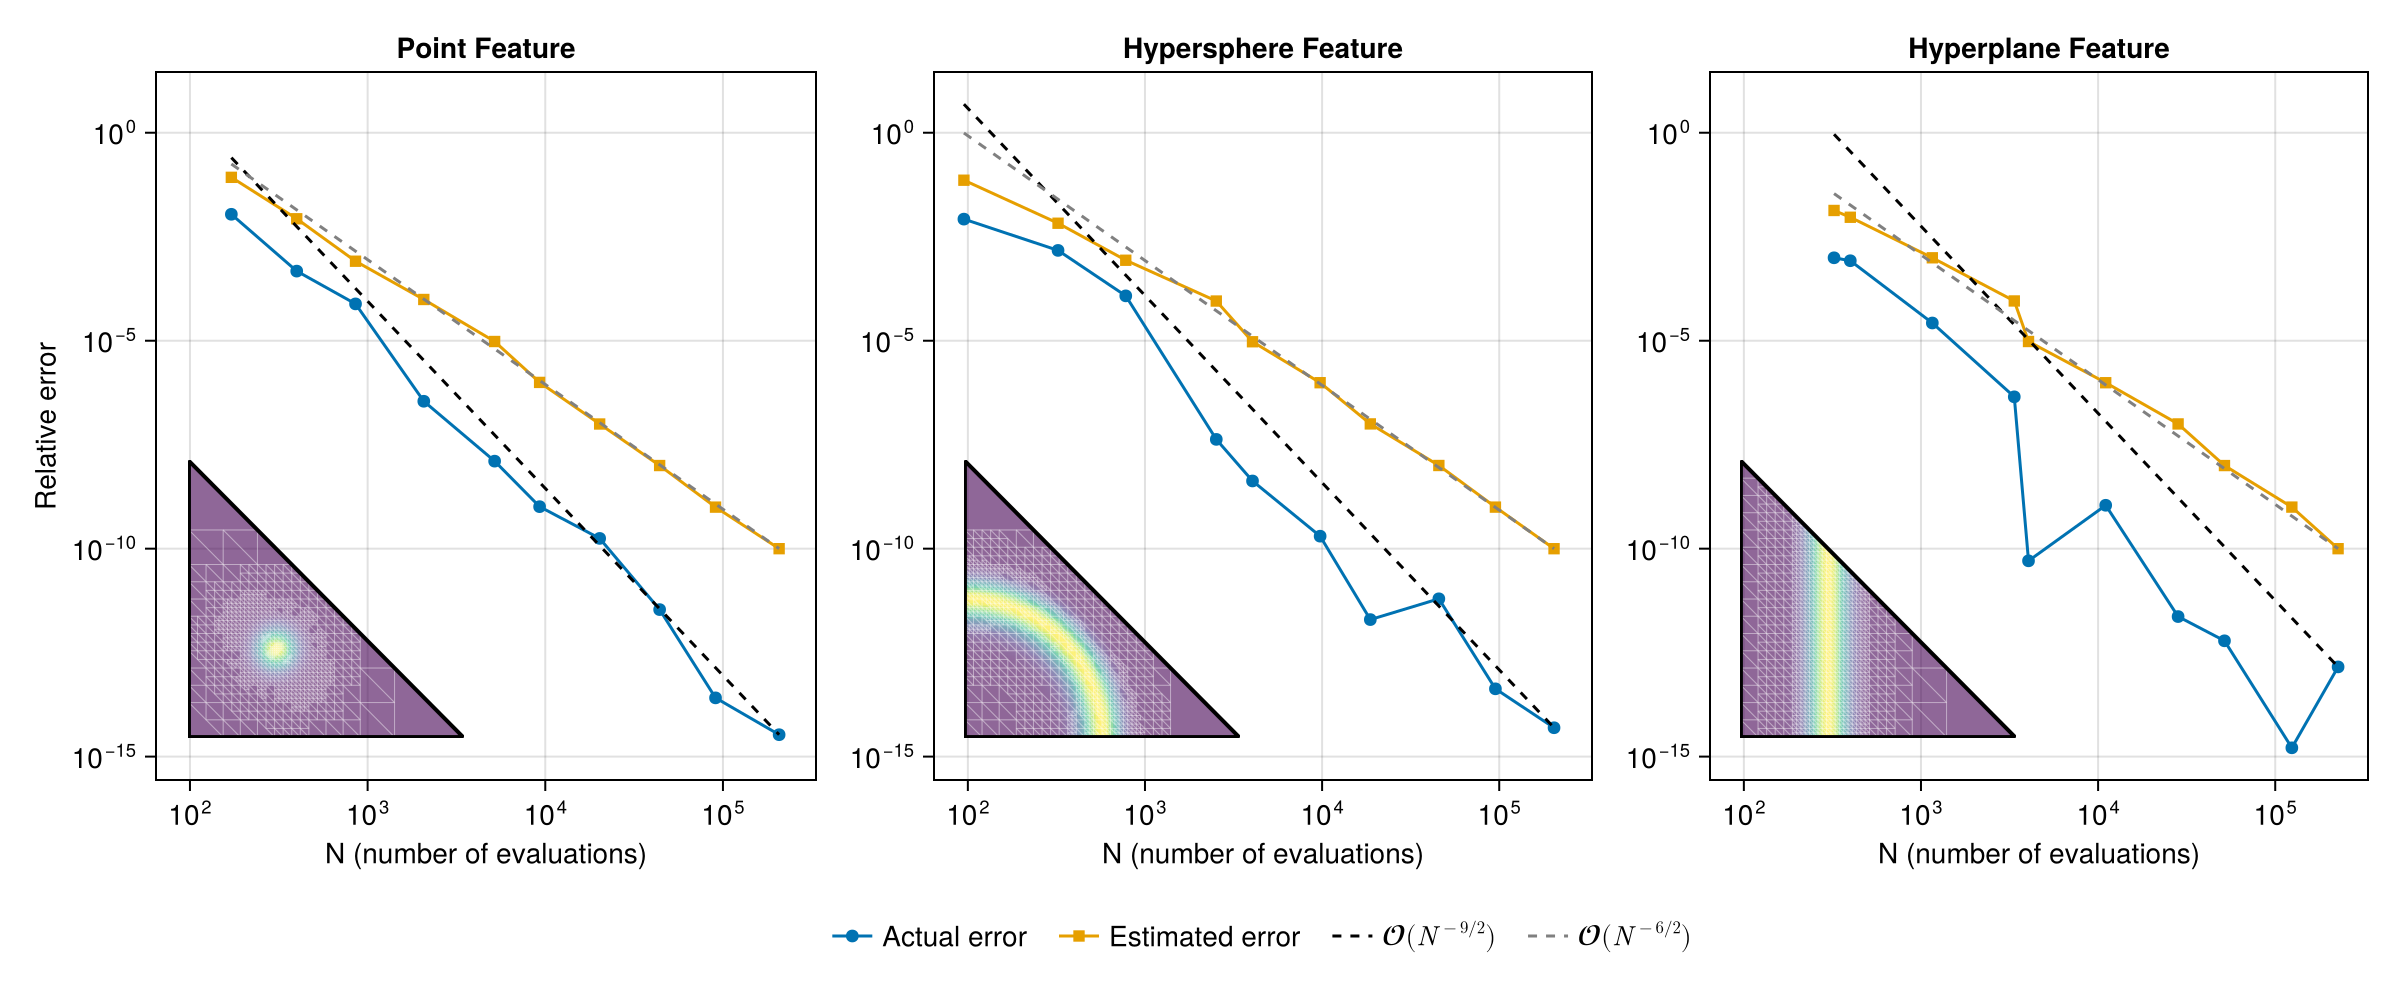

Source code (Julia):
using HAdaptiveIntegration: integrate, Triangle, allocate_buffer
using HAdaptiveIntegration.Rule: RadonLaurie, embedded_cubature, orders
using CairoMakie
using StaticArrays
using LinearAlgebra

include("util.jl")

const QRULE = RadonLaurie()

function reference(f)
    ec = embedded_cubature(QRULE)
    dom = Triangle((0.0, 0.0), (1.0, 0.0), (0.0, 1.0))
    I, E = integrate(f, dom; rule = ec, rtol = REFTOL, maxsubdiv = typemax(Int))
    return I, E
end

function run_convergence(fct)
    high, low = orders(QRULE) .+ 1
    counter = Ref(0)
    fct_count = (x) -> (counter[] += 1; fct(x))
    dom = Triangle((0.0, 0.0), (1.0, 0.0), (0.0, 1.0))
    ec = embedded_cubature(QRULE)

    rtol_vec = [1 / 10^i for i in 1:10]
    Iref, _ = reference(fct)

    hai = (I = zeros(length(rtol_vec)), E = zeros(length(rtol_vec)), N = zeros(length(rtol_vec)))

    for (i, rtol) in enumerate(rtol_vec)
        counter[] = 0
        I, E = integrate(fct_count, dom; rule = ec, rtol = rtol)
        hai.I[i], hai.E[i], hai.N[i] = I, E, counter[]
    end

    return hai, Iref, high, low
end

function add_mesh_inset!(fig_pos, fct)
    dom = Triangle((0.0, 0.0), (1.0, 0.0), (0.0, 1.0))
    buffer = allocate_buffer(fct, dom)
    integrate(fct, dom; buffer)

    ax = Axis(
        fig_pos;
        width = Relative(0.42),
        height = Relative(0.42),
        halign = 0.08,
        valign = 0.08,
        backgroundcolor = :white,
        aspect = DataAspect(),
    )
    hidedecorations!(ax)
    hidespines!(ax)

    # heatmap of the integrand
    n = 150
    xs = range(0, 1, length = n)
    ys = range(0, 1, length = n)
    z = [xi + yi < 1 ? fct(SVector(xi, yi)) : NaN for xi in xs, yi in ys]
    heatmap!(ax, xs, ys, z; colormap = :viridis, alpha = 0.6)

    # adaptive mesh lines in semi-transparent white
    for el in buffer.valtree
        tri = el[1]
        xt, yt = plot_triangle(tri)
        lines!(ax, xt, yt; color = (:white, 0.25), linewidth = 0.5)
    end
    xt, yt = plot_triangle(dom)
    return lines!(ax, xt, yt; color = :black, linewidth = 2)
end

fct_point, fct_sphere, fct_plane = make_features(2)

println("Running convergence for point feature...")
hai_point, Iref_point, high, low = run_convergence(fct_point)
println("Running convergence for hypersphere feature...")
hai_sphere, Iref_sphere, _, _ = run_convergence(fct_sphere)
println("Running convergence for hyperplane feature...")
hai_plane, Iref_plane, _, _ = run_convergence(fct_plane)

fig_cvg = Figure(size = (1200, 500))

axes_cvg = Axis[]
legend_plots = Any[]
for (col, hai, Iref, fct, title) in (
        (1, hai_point, Iref_point, fct_point, "Point Feature"),
        (2, hai_sphere, Iref_sphere, fct_sphere, "Hypersphere Feature"),
        (3, hai_plane, Iref_plane, fct_plane, "Hyperplane Feature"),
    )
    ylab = col == 1 ? "Relative error" : ""
    ax = push!(
        axes_cvg, Axis(
            fig_cvg[1, col];
            xlabel = "N (number of evaluations)",
            ylabel = ylab,
            xscale = log10,
            yscale = log10,
            title = title,
        )
    )[end]

    p1 = scatterlines!(ax, hai.N, abs.(hai.I .- Iref) ./ abs(Iref); marker = :circle)
    p2 = scatterlines!(ax, hai.N, hai.E ./ abs(Iref); marker = :rect)
    idx_ref = length(hai.N)
    p3 = lines!(
        ax, hai.N, (abs(hai.I[idx_ref] - Iref) / abs(Iref)) .* (hai.N ./ hai.N[idx_ref]) .^ (-high / 2);
        color = :black, linestyle = :dash,
    )
    p4 = lines!(
        ax, hai.N, (hai.E[idx_ref] / abs(Iref)) .* (hai.N ./ hai.N[idx_ref]) .^ (-low / 2);
        color = :gray, linestyle = :dash,
    )

    add_mesh_inset!(fig_cvg[1, col], fct)

    col == 1 && append!(legend_plots, [p1, p2, p3, p4])
end

linkaxes!(axes_cvg...)
Legend(
    fig_cvg[2, :],
    legend_plots,
    ["Actual error", "Estimated error", L"\mathcal{O}(N^{-%$(high)/2})", L"\mathcal{O}(N^{-%$(low)/2})"];
    orientation = :horizontal,
    framevisible = false,
)

save(joinpath(@__DIR__, "cvg_triangle.png"), fig_cvg)
println("Saved cvg_triangle.png")
